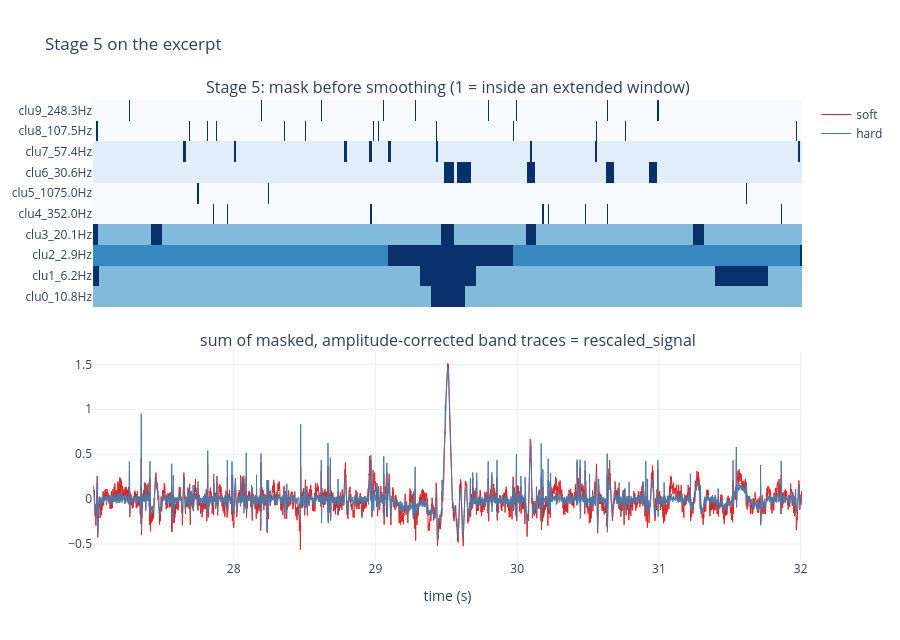

Notebook cell for this chart:
### Markdown cell above
## 7. Stage 5: masks and sum (`AdaptiveThreshold.run`)

| Step | Operation | soft (`Denoiser` default) | hard (`ref/` default) |
|---|---|---|---|
| 5a | starting mask value for every sample of a band | 0.7 if max f < 5 Hz; 0.5 if < 30 Hz; 0.2 if < 80 Hz; 0.1 otherwise | 0.05 everywhere (`ref/`: 0) |
| 5b | extend every window on both sides | median window length x 2.0 (max f <= 20 Hz), x 1.5 (<= 50 Hz), x 0.5 (> 50 Hz) | same |
| 5c | mask = 1 inside every extended window | | |
| 5d | Gaussian smoothing of the mask (soft edges) | sigma 10 samples if max f <= 120 Hz, else 3 | sigma 10, else 1 |
| 5e | amplitude correction | divide the band trace by sqrt(mean scale of the band) | same |
| 5f | multiply the corrected band trace by its smoothed mask | | |
| 5g | sum over bands | `rescaled_signal` (1 x N) | |

- Outside its windows a band keeps a fraction (soft) or almost nothing (hard) of its trace; inside, all of it
- The amplitude correction compensates for the wavelet transform's growth with scale, so slow and fast bands add on a comparable footing
- `thresConfig` default is `"hard"`, but `Denoiser` overrides it to `"soft"` unless told otherwise

### Code cell
masked_soft = model._adaptive_threshold(reduced)  # Denoiser default: thresConfig(thres_type="soft")
masked_hard = AdaptiveThreshold(reduced, thresConfig(thres_type="hard")).run()

rows = []
for i, name in enumerate(band_names):
    f_hi = reduced["reduced_freqs"][i][1]
    start_soft = 0.7 if f_hi < 5 else 0.5 if f_hi < 30 else 0.2 if f_hi < 80 else 0.1
    median_len = np.median(reduced["event_onsets"][name]["iei"])
    factor = 2.0 if f_hi <= 20 else 1.5 if f_hi <= 50 else 0.5
    extra = int(median_len * factor)
    sigma = 10 if f_hi <= 120 else 3
    inside = float(np.mean(masked_soft["clu_label"][i] >= 1.0))
    rows.append([name, f"{f_hi:.1f}", start_soft, f"{extra} ({1000 * extra / fs_hz:.0f} ms)", sigma,
                 f"{np.sqrt(reduced['reduced_scale'][i]):.2f}", f"{inside:.3f}"])
md_table(["band", "max Hz", "starting mask (soft)", "window extension, samples (ms)", "mask smoothing sigma (samples)",
          "amplitude divisor sqrt(scale)", "fraction of time inside a window"], rows)

masks = masked_soft["clu_label"][:, EX]
col_step = max(1, int(np.ceil(masks.shape[1] / 700)))
fig = make_subplots(rows=2, cols=1, shared_xaxes=True, row_heights=[0.5, 0.5], vertical_spacing=0.1,
                    subplot_titles=("Stage 5: mask before smoothing (1 = inside an extended window)",
                                    "sum of masked, amplitude-corrected band traces = rescaled_signal"))
fig.add_trace(go.Heatmap(x=t_ex[::col_step], y=band_names, z=masks[:, ::col_step], colorscale="Blues",
                         showscale=False), row=1, col=1)
fig.add_trace(go.Scatter(x=t_ex, y=np.real(masked_soft["rescaled_signal"][0][EX]), mode="lines", name="soft",
                         line={"width": 1, "color": "#d62728"}), row=2, col=1)
fig.add_trace(go.Scatter(x=t_ex, y=np.real(masked_hard["rescaled_signal"][0][EX]), mode="lines", name="hard",
                         line={"width": 1, "color": "#4c78a8"}), row=2, col=1)
fig.update_xaxes(title_text="time (s)", row=2, col=1)
fig.update_layout(height=640, template="plotly_white", title="Stage 5 on the excerpt")
fig.show()

### Figure 1 — Plotly figure (JSON) as saved in the notebook; plotly's stock layout.template omitted (floating-point values rounded to 4 significant figures; data arrays with more than 128 entries replaced by an {"elided": "..."} marker saying what was removed)
{"data": [{"colorscale": [[0.0, "rgb(247,251,255)"], [0.125, "rgb(222,235,247)"], [0.25, "rgb(198,219,239)"], [0.375, "rgb(158,202,225)"], [0.5, "rgb(107,174,214)"], [0.625, "rgb(66,146,198)"], [0.75, "rgb(33,113,181)"], [0.875, "rgb(8,81,156)"], [1.0, "rgb(8,48,107)"]], "showscale": false, "type": "heatmap", "x": {"elided": "672 float values"}, "xaxis": "x", "y": ["clu0_10.8Hz", "clu1_6.2Hz", "clu2_2.9Hz", "clu3_20.1Hz", "clu4_352.0Hz", "clu5_1075.0Hz", "clu6_30.6Hz", "clu7_57.4Hz", "clu8_107.5Hz", "clu9_248.3Hz"], "yaxis": "y", "z": {"elided": "10x672 float values"}}, {"line": {"color": "#d62728", "width": 1}, "mode": "lines", "name": "soft", "type": "scatter", "x": {"elided": "5374 float values"}, "xaxis": "x2", "y": {"elided": "5374 float values"}, "yaxis": "y2"}, {"line": {"color": "#4c78a8", "width": 1}, "mode": "lines", "name": "hard", "type": "scatter", "x": {"elided": "5374 float values"}, "xaxis": "x2", "y": {"elided": "5374 float values"}, "yaxis": "y2"}], "layout": {"annotations": [{"font": {"size": 16}, "showarrow": false, "text": "Stage 5: mask before smoothing (1 = inside an extended window)", "x": 0.5, "xanchor": "center", "xref": "paper", "y": 1.0, "yanchor": "bottom", "yref": "paper"}, {"font": {"size": 16}, "showarrow": false, "text": "sum of masked, amplitude-corrected band traces = rescaled_signal", "x": 0.5, "xanchor": "center", "xref": "paper", "y": 0.45, "yanchor": "bottom", "yref": "paper"}], "height": 640, "title": {"text": "Stage 5 on the excerpt"}, "xaxis": {"anchor": "y", "domain": [0.0, 1.0], "matches": "x2", "showticklabels": false}, "xaxis2": {"anchor": "y2", "domain": [0.0, 1.0], "title": {"text": "time (s)"}}, "yaxis": {"anchor": "x", "domain": [0.55, 1.0]}, "yaxis2": {"anchor": "x2", "domain": [0.0, 0.45]}}}
